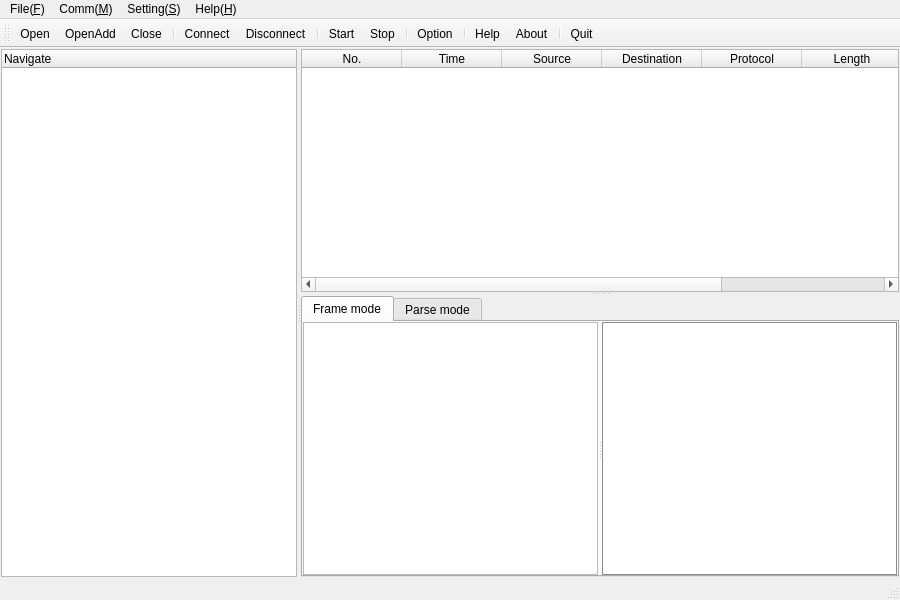
<?xml version="1.0" encoding="UTF-8"?>
<ui version="4.0">
 <class>rms_analyzeClass</class>
 <widget class="QMainWindow" name="rms_analyzeClass">
  <property name="windowModality">
   <enum>Qt::NonModal</enum>
  </property>
  <property name="geometry">
   <rect>
    <x>0</x>
    <y>0</y>
    <width>900</width>
    <height>600</height>
   </rect>
  </property>
  <property name="minimumSize">
   <size>
    <width>900</width>
    <height>600</height>
   </size>
  </property>
  <property name="windowTitle">
   <string>rms_analyze</string>
  </property>
  <widget class="QWidget" name="centralWidget">
   <layout class="QGridLayout" name="gridLayout_3">
    <property name="margin">
     <number>1</number>
    </property>
    <item row="0" column="0">
     <widget class="QSplitter" name="splitter_3">
      <property name="orientation">
       <enum>Qt::Horizontal</enum>
      </property>
      <widget class="QTreeWidget" name="treeWidget">
       <column>
        <property name="text">
         <string>Navigate</string>
        </property>
       </column>
      </widget>
      <widget class="QSplitter" name="splitter">
       <property name="orientation">
        <enum>Qt::Vertical</enum>
       </property>
       <widget class="QTableWidget" name="tableWidget">
        <property name="styleSheet">
         <string notr="true"/>
        </property>
        <property name="lineWidth">
         <number>1</number>
        </property>
        <property name="textElideMode">
         <enum>Qt::ElideLeft</enum>
        </property>
        <attribute name="horizontalHeaderShowSortIndicator" stdset="0">
         <bool>true</bool>
        </attribute>
        <column>
         <property name="text">
          <string>No.</string>
         </property>
        </column>
        <column>
         <property name="text">
          <string>Time</string>
         </property>
        </column>
        <column>
         <property name="text">
          <string>Source</string>
         </property>
        </column>
        <column>
         <property name="text">
          <string>Destination</string>
         </property>
        </column>
        <column>
         <property name="text">
          <string>Protocol</string>
         </property>
        </column>
        <column>
         <property name="text">
          <string>Length</string>
         </property>
        </column>
        <column>
         <property name="text">
          <string>Info</string>
         </property>
        </column>
       </widget>
       <widget class="QTabWidget" name="tabWidget">
        <property name="tabPosition">
         <enum>QTabWidget::North</enum>
        </property>
        <property name="currentIndex">
         <number>0</number>
        </property>
        <widget class="QWidget" name="tab">
         <attribute name="title">
          <string>Frame mode</string>
         </attribute>
         <layout class="QGridLayout" name="gridLayout_2">
          <property name="margin">
           <number>0</number>
          </property>
          <item row="0" column="0">
           <widget class="QSplitter" name="splitter_2">
            <property name="orientation">
             <enum>Qt::Horizontal</enum>
            </property>
            <widget class="QTreeView" name="treeView"/>
            <widget class="QTextBrowser" name="textBrowser">
             <property name="styleSheet">
              <string notr="true">border-width:1px;
border-color:rgb(140, 140, 140);
border-style:solid;</string>
             </property>
             <property name="frameShadow">
              <enum>QFrame::Sunken</enum>
             </property>
             <property name="lineWrapMode">
              <enum>QTextEdit::WidgetWidth</enum>
             </property>
            </widget>
           </widget>
          </item>
         </layout>
        </widget>
        <widget class="QWidget" name="tab_2">
         <attribute name="title">
          <string>Parse mode</string>
         </attribute>
         <layout class="QGridLayout" name="gridLayout">
          <property name="margin">
           <number>0</number>
          </property>
          <item row="0" column="0">
           <widget class="QTextEdit" name="textEdit">
            <property name="styleSheet">
             <string notr="true">border-width:1px;
border-color:rgb(140, 140, 140);
border-style:solid;</string>
            </property>
           </widget>
          </item>
         </layout>
        </widget>
       </widget>
      </widget>
     </widget>
    </item>
   </layout>
  </widget>
  <widget class="QMenuBar" name="menuBar">
   <property name="geometry">
    <rect>
     <x>0</x>
     <y>0</y>
     <width>900</width>
     <height>23</height>
    </rect>
   </property>
   <widget class="QMenu" name="menuMenu">
    <property name="title">
     <string>File(&amp;F)</string>
    </property>
    <addaction name="actionOpen"/>
    <addaction name="actionOpenEx"/>
    <addaction name="actionClose"/>
    <addaction name="separator"/>
    <addaction name="actionQuit"/>
   </widget>
   <widget class="QMenu" name="menuComm">
    <property name="title">
     <string>Comm(&amp;M)</string>
    </property>
    <addaction name="actionConnect"/>
    <addaction name="actionDisconnect"/>
    <addaction name="separator"/>
    <addaction name="actionStart"/>
    <addaction name="actionStop"/>
   </widget>
   <widget class="QMenu" name="menuSetting">
    <property name="title">
     <string>Setting(&amp;S)</string>
    </property>
    <addaction name="actionOption"/>
   </widget>
   <widget class="QMenu" name="menuHelp">
    <property name="title">
     <string>Help(&amp;H)</string>
    </property>
    <addaction name="actionHelp"/>
    <addaction name="separator"/>
    <addaction name="actionEmail"/>
    <addaction name="actionAbout"/>
   </widget>
   <addaction name="menuMenu"/>
   <addaction name="menuComm"/>
   <addaction name="menuSetting"/>
   <addaction name="menuHelp"/>
  </widget>
  <widget class="QToolBar" name="mainToolBar">
   <property name="iconSize">
    <size>
     <width>24</width>
     <height>24</height>
    </size>
   </property>
   <attribute name="toolBarArea">
    <enum>TopToolBarArea</enum>
   </attribute>
   <attribute name="toolBarBreak">
    <bool>false</bool>
   </attribute>
   <addaction name="actionOpen"/>
   <addaction name="actionOpenEx"/>
   <addaction name="actionClose"/>
   <addaction name="separator"/>
   <addaction name="actionConnect"/>
   <addaction name="actionDisconnect"/>
   <addaction name="separator"/>
   <addaction name="actionStart"/>
   <addaction name="actionStop"/>
   <addaction name="separator"/>
   <addaction name="actionOption"/>
   <addaction name="separator"/>
   <addaction name="actionHelp"/>
   <addaction name="actionAbout"/>
   <addaction name="separator"/>
   <addaction name="actionQuit"/>
  </widget>
  <widget class="QStatusBar" name="statusBar"/>
  <action name="actionOpen">
   <property name="checkable">
    <bool>false</bool>
   </property>
   <property name="icon">
    <iconset resource="rms_analyze.qrc">
     <normaloff>:/images/open.png</normaloff>:/images/open.png</iconset>
   </property>
   <property name="text">
    <string>Open(&amp;O)...</string>
   </property>
   <property name="iconText">
    <string>Open</string>
   </property>
   <property name="toolTip">
    <string>Open</string>
   </property>
   <property name="shortcut">
    <string>Ctrl+O</string>
   </property>
  </action>
  <action name="actionQuit">
   <property name="icon">
    <iconset resource="rms_analyze.qrc">
     <normaloff>:/images/quit.png</normaloff>:/images/quit.png</iconset>
   </property>
   <property name="text">
    <string>Quit(Q)</string>
   </property>
   <property name="iconText">
    <string>Quit</string>
   </property>
   <property name="toolTip">
    <string>Quit</string>
   </property>
  </action>
  <action name="actionOpenEx">
   <property name="icon">
    <iconset resource="rms_analyze.qrc">
     <normaloff>:/images/openEx.png</normaloff>:/images/openEx.png</iconset>
   </property>
   <property name="text">
    <string>OpenAdd(&amp;A)...</string>
   </property>
   <property name="iconText">
    <string>OpenAdd</string>
   </property>
   <property name="toolTip">
    <string>OpenAdd</string>
   </property>
   <property name="shortcut">
    <string>Ctrl+U</string>
   </property>
  </action>
  <action name="actionClose">
   <property name="icon">
    <iconset resource="rms_analyze.qrc">
     <normaloff>:/images/close.png</normaloff>:/images/close.png</iconset>
   </property>
   <property name="text">
    <string>Close(&amp;C)</string>
   </property>
   <property name="iconText">
    <string>Close</string>
   </property>
   <property name="toolTip">
    <string>Close File</string>
   </property>
   <property name="shortcut">
    <string>Ctrl+W</string>
   </property>
  </action>
  <action name="actionConnect">
   <property name="icon">
    <iconset resource="rms_analyze.qrc">
     <normaloff>:/images/connect.png</normaloff>:/images/connect.png</iconset>
   </property>
   <property name="text">
    <string>Connect(&amp;C)...</string>
   </property>
   <property name="iconText">
    <string>Connect</string>
   </property>
   <property name="toolTip">
    <string>Connect</string>
   </property>
   <property name="shortcut">
    <string>Ctrl+N</string>
   </property>
  </action>
  <action name="actionStart">
   <property name="icon">
    <iconset resource="rms_analyze.qrc">
     <normaloff>:/images/start.png</normaloff>:/images/start.png</iconset>
   </property>
   <property name="text">
    <string>Start(&amp;S)</string>
   </property>
   <property name="iconText">
    <string>Start</string>
   </property>
   <property name="toolTip">
    <string>Start</string>
   </property>
  </action>
  <action name="actionStop">
   <property name="icon">
    <iconset resource="rms_analyze.qrc">
     <normaloff>:/images/stop.png</normaloff>:/images/stop.png</iconset>
   </property>
   <property name="text">
    <string>Stop(&amp;T)</string>
   </property>
   <property name="iconText">
    <string>Stop</string>
   </property>
   <property name="toolTip">
    <string>Stop</string>
   </property>
  </action>
  <action name="actionOption">
   <property name="icon">
    <iconset resource="rms_analyze.qrc">
     <normaloff>:/images/setting.png</normaloff>:/images/setting.png</iconset>
   </property>
   <property name="text">
    <string>Option(&amp;O)...</string>
   </property>
   <property name="iconText">
    <string>Option</string>
   </property>
   <property name="toolTip">
    <string>Option</string>
   </property>
   <property name="shortcut">
    <string>Ctrl+P</string>
   </property>
  </action>
  <action name="actionAbout">
   <property name="icon">
    <iconset resource="rms_analyze.qrc">
     <normaloff>:/images/about.png</normaloff>:/images/about.png</iconset>
   </property>
   <property name="text">
    <string>About(&amp;A)...</string>
   </property>
   <property name="iconText">
    <string>About</string>
   </property>
   <property name="toolTip">
    <string>About</string>
   </property>
  </action>
  <action name="actionHelp">
   <property name="icon">
    <iconset resource="rms_analyze.qrc">
     <normaloff>:/images/help.png</normaloff>:/images/help.png</iconset>
   </property>
   <property name="text">
    <string>Help(&amp;H)</string>
   </property>
   <property name="iconText">
    <string>Help</string>
   </property>
   <property name="toolTip">
    <string>Help</string>
   </property>
  </action>
  <action name="actionDisconnect">
   <property name="icon">
    <iconset resource="rms_analyze.qrc">
     <normaloff>:/images/disconnect.png</normaloff>:/images/disconnect.png</iconset>
   </property>
   <property name="text">
    <string>Disconnect(&amp;D)</string>
   </property>
   <property name="iconText">
    <string>Disconnect</string>
   </property>
   <property name="toolTip">
    <string>Disconnect</string>
   </property>
  </action>
  <action name="actionUpdate">
   <property name="icon">
    <iconset resource="rms_analyze.qrc">
     <normaloff>:/images/update.png</normaloff>:/images/update.png</iconset>
   </property>
   <property name="text">
    <string>Update</string>
   </property>
  </action>
  <action name="actionEmail">
   <property name="icon">
    <iconset resource="rms_analyze.qrc">
     <normaloff>:/images/email.png</normaloff>:/images/email.png</iconset>
   </property>
   <property name="text">
    <string>Email(&amp;E)...</string>
   </property>
   <property name="iconText">
    <string>Email</string>
   </property>
   <property name="toolTip">
    <string>Email</string>
   </property>
  </action>
 </widget>
 <layoutdefault spacing="6" margin="11"/>
 <resources>
  <include location="rms_analyze.qrc"/>
 </resources>
 <connections/>
</ui>
